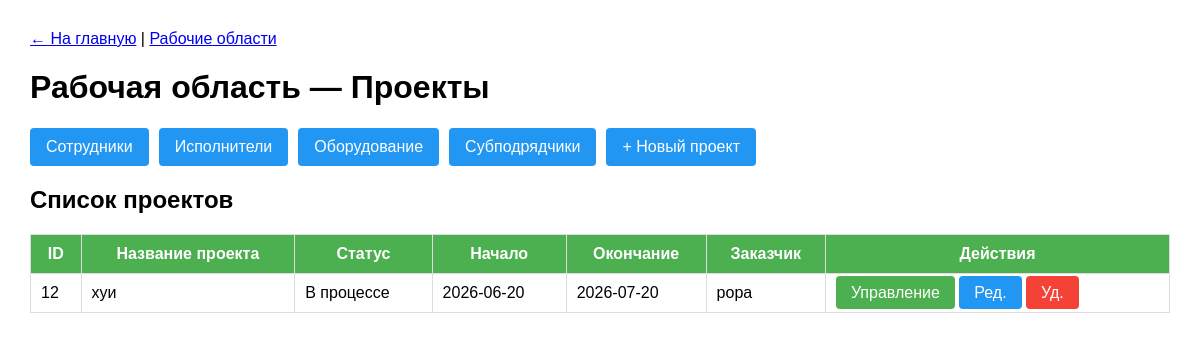
Before: /projects.php (signed in) with the older database file.
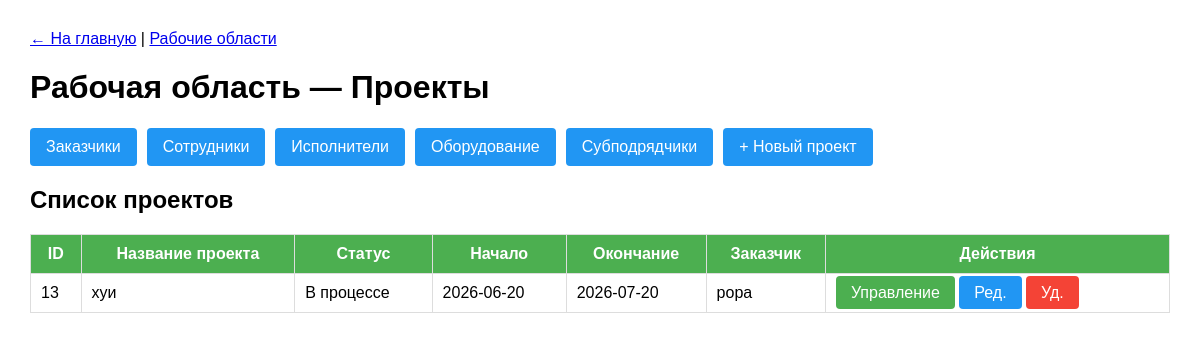
After: the same page with the newer database file.
### tables this page shows
CREATE TABLE projects (
    id INTEGER PRIMARY KEY AUTOINCREMENT,
    name TEXT NOT NULL,
    start_date DATE NOT NULL,
    end_date DATE NOT NULL,
    description TEXT,
    customer_id INTEGER,
    tax_rate REAL DEFAULT 6,
    created_at DATETIME DEFAULT CURRENT_TIMESTAMP, workspace_id INTEGER REFERENCES workspaces(id), technical_task TEXT, status TEXT DEFAULT 'В процессе',
    FOREIGN KEY (customer_id) REFERENCES customers(id)
);

CREATE TABLE "customers" (
                id INTEGER PRIMARY KEY,
                workspace_id INTEGER DEFAULT 1,
                type TEXT NOT NULL DEFAULT 'Физическое лицо',
                inn TEXT,
                name TEXT,
                director_name TEXT NOT NULL,
                email TEXT NOT NULL,
                phone TEXT NOT NULL,
                created_at DATETIME DEFAULT CURRENT_TIMESTAMP
            );

### auth.php (called while the page is built, shortened)
<?php
require_once 'config.php';
function hasRole($requiredRoles) {
    global $db;
    $user_id = $_COOKIE['user_id'] ?? null;
    if (!is_array($requiredRoles)) {
        $requiredRoles = [$requiredRoles];
    }
    $stmt = $db->prepare("
        SELECT r.name
        FROM roles r
        JOIN user_roles ur ON r.id = ur.role_id
        WHERE ur.user_id = ?
    ");
    $stmt->execute([$user_id]);
    $userRoles = $stmt->fetchAll(PDO::FETCH_COLUMN);
    return false;
}
function hasPermission($permission) {
    global $db;
    $user_id = $_COOKIE['user_id'] ?? null;
    if (hasRole('Глобальный администратор')) return true;
    $stmt = $db->prepare("SELECT value FROM user_permissions WHERE user_id = ? AND permission = ?");
    $stmt->execute([$user_id, $permission]);
    $result = $stmt->fetchColumn();
    return $result !== false ? (bool)$result : true;
}
function canManageProjects() {
    return hasPermission('manage_projects');
}
function canDeleteProjects() {
    return hasPermission('delete_projects');
}
function canManageResources() {
    return hasPermission('manage_resources');
}
function canManageCustomers() {
    return hasPermission('manage_customers');
}
?>

### projects.php (the view, shortened to what this page needs)
<?php
require_once 'config.php';
require_once 'auth.php';
$user_id = $_COOKIE['user_id'] ?? null;
$workspace_id = isset($_GET['workspace_id']) ? (int)$_GET['workspace_id'] : 0;
if (!$workspace_id) {
    $stmt = $db->prepare("SELECT workspace_id FROM workspace_users WHERE user_id = ? LIMIT 1");
    $stmt->execute([$user_id]);
    $row = $stmt->fetch();
    $workspace_id = $row ? $row['workspace_id'] : 0;
}
$stmt = $db->prepare("SELECT p.*, c.name as customer_name
    FROM projects p
    LEFT JOIN customers c ON p.customer_id = c.id
    WHERE p.workspace_id = ?
    ORDER BY p.created_at DESC");
$stmt->execute([$workspace_id]);
$projects = $stmt->fetchAll();
?>
<!DOCTYPE html>
<html lang="ru">
<head>
</head>
<body>
    <a href="index.php">← На главную</a> |
    <a href="workspaces.php">Рабочие области</a>
    <h1>Рабочая область — Проекты</h1>
        <div class="menu">
        <?php if (canManageCustomers() || isGlobalAdmin()): ?>
        <a href="customers.php?workspace_id=<?= $workspace_id ?>">Заказчики</a>
        <?php endif; ?>
        <?php if (canManageResources() || hasPermission('manage_employees') || isGlobalAdmin()): ?>
        <a href="employees.php?workspace_id=<?= $workspace_id ?>">Сотрудники</a>
        <a href="executors.php?workspace_id=<?= $workspace_id ?>">Исполнители</a>
        <a href="equipment.php?workspace_id=<?= $workspace_id ?>">Оборудование</a>
        <a href="subcontractors.php?workspace_id=<?= $workspace_id ?>">Субподрядчики</a>
        <?php endif; ?>
        <?php if (canManageProjects() || isGlobalAdmin()): ?>
        <a href="project_edit.php?workspace_id=<?= $workspace_id ?>" class="btn-add">+ Новый проект</a>
        <?php endif; ?>
    </div>
    <h2>Список проектов</h2>
    <table>
        <tr>
            <th>ID</th>
            <th>Название проекта</th>
            <th>Статус</th>
            <th>Начало</th>
            <th>Окончание</th>
            <th>Заказчик</th>
            <th>Действия</th>
        </tr>
        <?php foreach ($projects as $p): ?>
        <tr>
            <td><?= $p['id'] ?></td>
            <td><?= htmlspecialchars($p['name']) ?></td>
            <td><?= htmlspecialchars($p['status'] ?? 'Новый') ?></td>
            <td><?= $p['start_date'] ?? '—' ?></td>
            <td><?= $p['end_date'] ?? '—' ?></td>
            <td><?= htmlspecialchars($p['customer_name'] ?? '—') ?></td>
            <td>
                <a href="project_manage.php?id=<?= $p['id'] ?>" class="btn" style="background:#4CAF50">Управление</a>
                <?php if (canManageProjects()): ?>
                <a href="project_edit.php?id=<?= $p['id'] ?>" class="btn" style="background:#2196F3">Ред.</a>
                <?php endif; ?>
                <?php if (canDeleteProjects()): ?>
                <a href="project_delete.php?id=<?= $p['id'] ?>" class="btn" style="background:#f44336" onclick="return confirm('Удалить проект?')">Уд.</a>
                <?php endif; ?>
            </td>
        </tr>
        <?php endforeach; ?>
    </table>
</body>
</html>

### projects.php (style rules this page uses)
body { font-family: Arial, sans-serif; margin: 30px; }
.menu { display: flex; flex-wrap: wrap; gap: 10px; margin: 20px 0; }
.menu a { padding: 10px 16px; background: #2196F3; color: white; text-decoration: none; border-radius: 4px; }
table { border-collapse: collapse; width: 100%; }
th, td { border: 1px solid #ddd; padding: 10px; }
th { background: #4CAF50; color: white; }
.btn { padding: 8px 15px; color: white; text-decoration: none; border-radius: 4px; }
.btn-add { background: #4CAF50; }

Changed rows visible on the page:
removed projects: id "12", name "хуи", status "В процессе", start_date "2026-06-20", end_date "2026-07-20", customer.name "popa"
added projects: id "13", name "хуи", status "В процессе", start_date "2026-06-20", end_date "2026-07-20", customer.name "popa"
Other visible differences:
text now shown: "Заказчики"
